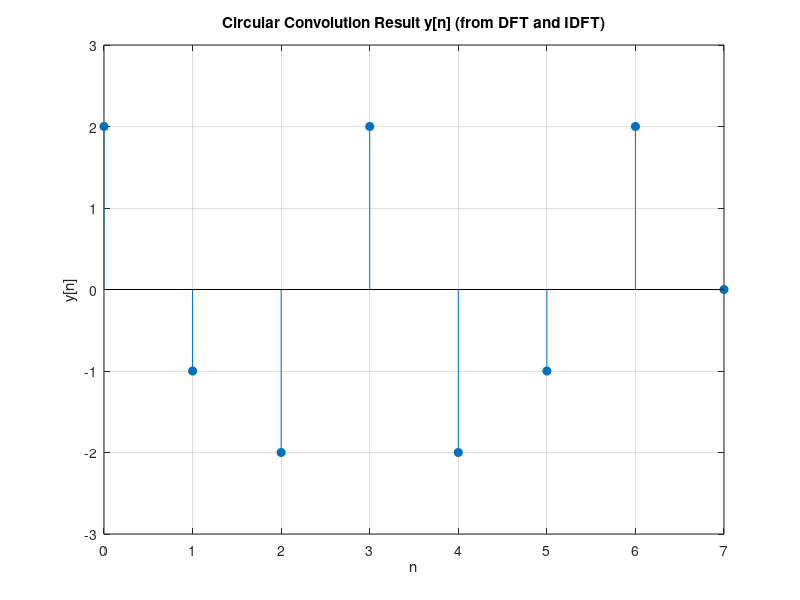

This chart was generated by the following MATLAB code:
% Given sequences
x1 = [2, 1, 1, 2];    % Sequence x1[n]
x2 = [1, -1, -1, 1];  % Sequence x2[n]

% Define the N value for the DFT and IDFT
N = 8;

% Pad the sequences to length N
x1_padded = [x1, zeros(1, N-length(x1))];
x2_padded = [x2, zeros(1, N-length(x2))];

% (i) Compute the 8-point DFT of x1[n] and x2[n]
X1 = fft(x1_padded, N);  % DFT of x1[n]
X2 = fft(x2_padded, N);  % DFT of x2[n]

% Display the DFTs
fprintf('DFT of x1[n] (X1[k]):\n');
disp(X1);
fprintf('DFT of x2[n] (X2[k]):\n');
disp(X2);

% (ii) Compute the DFT of the circular convolution (pointwise multiplication in frequency domain)
Y = X1 .* X2;  % Y[k] = X1[k] * X2[k]

% Display the result in frequency domain
fprintf('Product of DFTs (Y[k] = X1[k] * X2[k]):\n');
disp(Y);

% (iii) Compute the inverse DFT of Y[k] to get the circular convolution result y[n]
y = ifft(Y, N);  % Inverse DFT of Y[k]

% Display the time-domain result
fprintf('Circular Convolution Result y[n] (using DFT method):\n');
disp(real(y));  % The real part of the IDFT is the result

% Visualizing the result
figure;
stem(0:N-1, real(y), 'filled');
title('Circular Convolution Result y[n] (from DFT and IDFT)');
xlabel('n');
ylabel('y[n]');
grid on;
